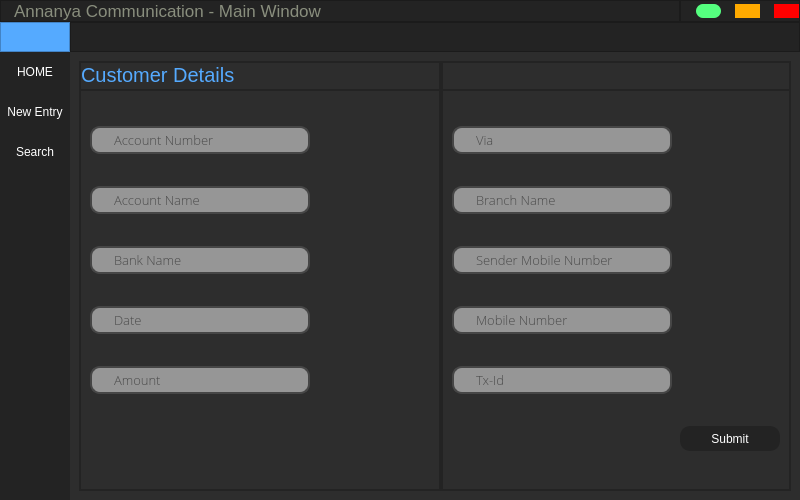
<?xml version="1.0" encoding="UTF-8"?>
<ui version="4.0">
 <class>Maincontent</class>
 <widget class="QMainWindow" name="Maincontent">
  <property name="geometry">
   <rect>
    <x>0</x>
    <y>0</y>
    <width>800</width>
    <height>500</height>
   </rect>
  </property>
  <property name="minimumSize">
   <size>
    <width>800</width>
    <height>500</height>
   </size>
  </property>
  <property name="windowTitle">
   <string>MainWindow</string>
  </property>
  <widget class="QWidget" name="centralwidget">
   <property name="styleSheet">
    <string notr="true">background-color: rgb(45, 45, 45);</string>
   </property>
   <layout class="QVBoxLayout" name="verticalLayout">
    <property name="spacing">
     <number>0</number>
    </property>
    <property name="leftMargin">
     <number>0</number>
    </property>
    <property name="topMargin">
     <number>0</number>
    </property>
    <property name="rightMargin">
     <number>0</number>
    </property>
    <property name="bottomMargin">
     <number>0</number>
    </property>
    <item>
     <widget class="QFrame" name="title_bar_frame">
      <property name="maximumSize">
       <size>
        <width>16777215</width>
        <height>30</height>
       </size>
      </property>
      <property name="styleSheet">
       <string notr="true">background-color: rgb(35, 35, 35);</string>
      </property>
      <property name="frameShape">
       <enum>QFrame::NoFrame</enum>
      </property>
      <property name="frameShadow">
       <enum>QFrame::Raised</enum>
      </property>
      <layout class="QHBoxLayout" name="horizontalLayout">
       <property name="spacing">
        <number>0</number>
       </property>
       <property name="leftMargin">
        <number>0</number>
       </property>
       <property name="topMargin">
        <number>0</number>
       </property>
       <property name="rightMargin">
        <number>0</number>
       </property>
       <property name="bottomMargin">
        <number>0</number>
       </property>
       <item>
        <widget class="QFrame" name="title_bar">
         <property name="frameShape">
          <enum>QFrame::StyledPanel</enum>
         </property>
         <property name="frameShadow">
          <enum>QFrame::Raised</enum>
         </property>
         <layout class="QHBoxLayout" name="horizontalLayout_2">
          <property name="spacing">
           <number>0</number>
          </property>
          <property name="leftMargin">
           <number>13</number>
          </property>
          <property name="topMargin">
           <number>0</number>
          </property>
          <property name="rightMargin">
           <number>0</number>
          </property>
          <property name="bottomMargin">
           <number>0</number>
          </property>
          <item>
           <widget class="QLabel" name="title">
            <property name="font">
             <font>
              <family>Segoe UI</family>
              <pointsize>13</pointsize>
             </font>
            </property>
            <property name="styleSheet">
             <string notr="true">color: rgb(137, 142, 125);</string>
            </property>
            <property name="text">
             <string>Annanya Communication - Main Window</string>
            </property>
            <property name="alignment">
             <set>Qt::AlignLeading|Qt::AlignLeft|Qt::AlignTop</set>
            </property>
           </widget>
          </item>
         </layout>
        </widget>
       </item>
       <item>
        <widget class="QFrame" name="frame_btns">
         <property name="enabled">
          <bool>true</bool>
         </property>
         <property name="maximumSize">
          <size>
           <width>120</width>
           <height>16777215</height>
          </size>
         </property>
         <property name="styleSheet">
          <string notr="true">background-color: rgb(35, 35, 35);</string>
         </property>
         <property name="frameShape">
          <enum>QFrame::StyledPanel</enum>
         </property>
         <property name="frameShadow">
          <enum>QFrame::Raised</enum>
         </property>
         <layout class="QGridLayout" name="gridLayout">
          <property name="leftMargin">
           <number>15</number>
          </property>
          <property name="topMargin">
           <number>0</number>
          </property>
          <property name="rightMargin">
           <number>0</number>
          </property>
          <property name="bottomMargin">
           <number>0</number>
          </property>
          <property name="horizontalSpacing">
           <number>14</number>
          </property>
          <property name="verticalSpacing">
           <number>0</number>
          </property>
          <item row="0" column="0">
           <widget class="QPushButton" name="minimise">
            <property name="styleSheet">
             <string notr="true">QPushButton{
	border:none;
	border-radius:7px;
	background-color: rgb(85, 255, 127);
}
QPushButton:hover{
	
	background-color: rgba(85, 255, 127, 150);
}</string>
            </property>
            <property name="text">
             <string/>
            </property>
            <property name="icon">
             <iconset resource="files/file.qrc">
              <normaloff>:/newPrefix/cil-window-minimize.png</normaloff>:/newPrefix/cil-window-minimize.png</iconset>
            </property>
           </widget>
          </item>
          <item row="0" column="1">
           <widget class="QPushButton" name="maximize">
            <property name="styleSheet">
             <string notr="true">QPushButton{
	border:none;
	border-radius:8px;
	background-color: rgb(255, 170, 0);
}
QPushButton:hover{
	background-color: rgba(255, 170, 0, 150);
}</string>
            </property>
            <property name="text">
             <string/>
            </property>
            <property name="icon">
             <iconset resource="files/file.qrc">
              <normaloff>:/newPrefix/cil-window-maximize.png</normaloff>:/newPrefix/cil-window-maximize.png</iconset>
            </property>
           </widget>
          </item>
          <item row="0" column="2">
           <widget class="QPushButton" name="close">
            <property name="styleSheet">
             <string notr="true">QPushButton{
	border:none;
	border-radius:8px;
	background-color: rgb(255, 0, 0);
}
QPushButton:hover{
	background-color: rgba(255, 0, 0, 150);
}</string>
            </property>
            <property name="text">
             <string/>
            </property>
            <property name="icon">
             <iconset resource="files/file.qrc">
              <normaloff>:/newPrefix/cil-x-circle.png</normaloff>:/newPrefix/cil-x-circle.png</iconset>
            </property>
           </widget>
          </item>
         </layout>
        </widget>
       </item>
      </layout>
     </widget>
    </item>
    <item>
     <widget class="QFrame" name="main_frame">
      <property name="font">
       <font>
        <family>Segoe UI</family>
        <pointsize>12</pointsize>
       </font>
      </property>
      <property name="frameShape">
       <enum>QFrame::NoFrame</enum>
      </property>
      <property name="frameShadow">
       <enum>QFrame::Raised</enum>
      </property>
      <layout class="QVBoxLayout" name="verticalLayout_2">
       <property name="spacing">
        <number>0</number>
       </property>
       <property name="leftMargin">
        <number>0</number>
       </property>
       <property name="topMargin">
        <number>0</number>
       </property>
       <property name="rightMargin">
        <number>0</number>
       </property>
       <property name="bottomMargin">
        <number>0</number>
       </property>
       <item>
        <widget class="QFrame" name="top_bar">
         <property name="maximumSize">
          <size>
           <width>16777215</width>
           <height>30</height>
          </size>
         </property>
         <property name="styleSheet">
          <string notr="true">background-color: rgb(35, 35, 35);</string>
         </property>
         <property name="frameShape">
          <enum>QFrame::NoFrame</enum>
         </property>
         <property name="frameShadow">
          <enum>QFrame::Raised</enum>
         </property>
         <layout class="QHBoxLayout" name="horizontalLayout_3">
          <property name="spacing">
           <number>0</number>
          </property>
          <property name="leftMargin">
           <number>0</number>
          </property>
          <property name="topMargin">
           <number>0</number>
          </property>
          <property name="rightMargin">
           <number>0</number>
          </property>
          <property name="bottomMargin">
           <number>0</number>
          </property>
          <item>
           <widget class="QFrame" name="frame_toggle">
            <property name="maximumSize">
             <size>
              <width>70</width>
              <height>30</height>
             </size>
            </property>
            <property name="styleSheet">
             <string notr="true">background-color: rgb(85, 170, 255);</string>
            </property>
            <property name="frameShape">
             <enum>QFrame::StyledPanel</enum>
            </property>
            <property name="frameShadow">
             <enum>QFrame::Raised</enum>
            </property>
            <layout class="QVBoxLayout" name="verticalLayout_3">
             <property name="spacing">
              <number>0</number>
             </property>
             <property name="leftMargin">
              <number>0</number>
             </property>
             <property name="topMargin">
              <number>0</number>
             </property>
             <property name="rightMargin">
              <number>0</number>
             </property>
             <property name="bottomMargin">
              <number>0</number>
             </property>
             <item>
              <widget class="QPushButton" name="btn_toggle">
               <property name="sizePolicy">
                <sizepolicy hsizetype="Expanding" vsizetype="Expanding">
                 <horstretch>0</horstretch>
                 <verstretch>0</verstretch>
                </sizepolicy>
               </property>
               <property name="styleSheet">
                <string notr="true">color: rgb(255, 255, 255);
border: 0px solid;</string>
               </property>
               <property name="text">
                <string/>
               </property>
               <property name="icon">
                <iconset resource="files/file.qrc">
                 <normaloff>:/newPrefix/cil-menu.png</normaloff>:/newPrefix/cil-menu.png</iconset>
               </property>
              </widget>
             </item>
            </layout>
           </widget>
          </item>
          <item>
           <widget class="QFrame" name="top_frame">
            <property name="frameShape">
             <enum>QFrame::StyledPanel</enum>
            </property>
            <property name="frameShadow">
             <enum>QFrame::Raised</enum>
            </property>
           </widget>
          </item>
         </layout>
        </widget>
       </item>
       <item>
        <widget class="QFrame" name="content">
         <property name="frameShape">
          <enum>QFrame::NoFrame</enum>
         </property>
         <property name="frameShadow">
          <enum>QFrame::Raised</enum>
         </property>
         <layout class="QHBoxLayout" name="horizontalLayout_4">
          <property name="spacing">
           <number>0</number>
          </property>
          <property name="leftMargin">
           <number>0</number>
          </property>
          <property name="topMargin">
           <number>0</number>
          </property>
          <property name="rightMargin">
           <number>0</number>
          </property>
          <property name="bottomMargin">
           <number>0</number>
          </property>
          <item>
           <widget class="QFrame" name="frame_left_menu">
            <property name="minimumSize">
             <size>
              <width>70</width>
              <height>0</height>
             </size>
            </property>
            <property name="maximumSize">
             <size>
              <width>70</width>
              <height>16777215</height>
             </size>
            </property>
            <property name="styleSheet">
             <string notr="true">background-color: rgb(35, 35, 35);</string>
            </property>
            <property name="frameShape">
             <enum>QFrame::NoFrame</enum>
            </property>
            <property name="frameShadow">
             <enum>QFrame::Raised</enum>
            </property>
            <layout class="QVBoxLayout" name="verticalLayout_4">
             <property name="leftMargin">
              <number>0</number>
             </property>
             <property name="topMargin">
              <number>0</number>
             </property>
             <property name="rightMargin">
              <number>0</number>
             </property>
             <property name="bottomMargin">
              <number>0</number>
             </property>
             <item alignment="Qt::AlignTop">
              <widget class="QFrame" name="frame_top_menus">
               <property name="frameShape">
                <enum>QFrame::NoFrame</enum>
               </property>
               <property name="frameShadow">
                <enum>QFrame::Raised</enum>
               </property>
               <layout class="QVBoxLayout" name="verticalLayout_5">
                <property name="spacing">
                 <number>0</number>
                </property>
                <property name="leftMargin">
                 <number>0</number>
                </property>
                <property name="topMargin">
                 <number>0</number>
                </property>
                <property name="rightMargin">
                 <number>0</number>
                </property>
                <property name="bottomMargin">
                 <number>0</number>
                </property>
                <item>
                 <widget class="QPushButton" name="btn_home">
                  <property name="minimumSize">
                   <size>
                    <width>0</width>
                    <height>40</height>
                   </size>
                  </property>
                  <property name="styleSheet">
                   <string notr="true">QPushButton{
	color :rgb(255, 255, 255);
	background-color: rgb(35, 35, 35);
	border: 0px solid;
}
QPushButton:hover{
	background-color: rgb(85, 170, 255);
}</string>
                  </property>
                  <property name="text">
                   <string>HOME</string>
                  </property>
                 </widget>
                </item>
                <item>
                 <widget class="QPushButton" name="btn_new_entry">
                  <property name="minimumSize">
                   <size>
                    <width>0</width>
                    <height>40</height>
                   </size>
                  </property>
                  <property name="styleSheet">
                   <string notr="true">QPushButton{
	color :rgb(255, 255, 255);
	background-color: rgb(35, 35, 35);
	border: 0px solid;
}
QPushButton:hover{
	background-color: rgb(85, 170, 255);
}</string>
                  </property>
                  <property name="text">
                   <string>New Entry</string>
                  </property>
                 </widget>
                </item>
                <item>
                 <widget class="QPushButton" name="btn_Search">
                  <property name="minimumSize">
                   <size>
                    <width>0</width>
                    <height>40</height>
                   </size>
                  </property>
                  <property name="styleSheet">
                   <string notr="true">QPushButton{
	color :rgb(255, 255, 255);
	background-color: rgb(35, 35, 35);
	border: 0px solid;
}
QPushButton:hover{
	background-color: rgb(85, 170, 255);
}</string>
                  </property>
                  <property name="text">
                   <string>Search</string>
                  </property>
                 </widget>
                </item>
               </layout>
              </widget>
             </item>
            </layout>
           </widget>
          </item>
          <item>
           <widget class="QFrame" name="frame_pages">
            <property name="frameShape">
             <enum>QFrame::NoFrame</enum>
            </property>
            <property name="frameShadow">
             <enum>QFrame::Raised</enum>
            </property>
            <layout class="QVBoxLayout" name="verticalLayout_6">
             <item>
              <widget class="QStackedWidget" name="pages_widget">
               <property name="currentIndex">
                <number>2</number>
               </property>
               <widget class="QWidget" name="home_page">
                <layout class="QVBoxLayout" name="verticalLayout_7">
                 <item>
                  <widget class="QLabel" name="label">
                   <property name="font">
                    <font>
                     <pointsize>40</pointsize>
                    </font>
                   </property>
                   <property name="styleSheet">
                    <string notr="true">color: rgb(255, 255, 255);</string>
                   </property>
                   <property name="text">
                    <string>HOME PAGE</string>
                   </property>
                   <property name="alignment">
                    <set>Qt::AlignCenter</set>
                   </property>
                  </widget>
                 </item>
                </layout>
               </widget>
               <widget class="QWidget" name="search_page">
                <layout class="QVBoxLayout" name="verticalLayout_9">
                 <item>
                  <widget class="QLabel" name="label_3">
                   <property name="font">
                    <font>
                     <pointsize>40</pointsize>
                    </font>
                   </property>
                   <property name="styleSheet">
                    <string notr="true">color: rgb(255, 255, 255);</string>
                   </property>
                   <property name="text">
                    <string>Search</string>
                   </property>
                   <property name="alignment">
                    <set>Qt::AlignCenter</set>
                   </property>
                  </widget>
                 </item>
                </layout>
               </widget>
               <widget class="QWidget" name="new_entry_page">
                <layout class="QHBoxLayout" name="horizontalLayout_5">
                 <property name="spacing">
                  <number>0</number>
                 </property>
                 <property name="leftMargin">
                  <number>0</number>
                 </property>
                 <property name="topMargin">
                  <number>0</number>
                 </property>
                 <property name="rightMargin">
                  <number>0</number>
                 </property>
                 <property name="bottomMargin">
                  <number>0</number>
                 </property>
                 <item>
                  <widget class="QFrame" name="frame">
                   <property name="frameShape">
                    <enum>QFrame::StyledPanel</enum>
                   </property>
                   <property name="frameShadow">
                    <enum>QFrame::Raised</enum>
                   </property>
                   <layout class="QVBoxLayout" name="verticalLayout_8">
                    <property name="spacing">
                     <number>0</number>
                    </property>
                    <property name="leftMargin">
                     <number>0</number>
                    </property>
                    <property name="topMargin">
                     <number>0</number>
                    </property>
                    <property name="rightMargin">
                     <number>0</number>
                    </property>
                    <property name="bottomMargin">
                     <number>0</number>
                    </property>
                    <item>
                     <widget class="QFrame" name="frame_3">
                      <property name="maximumSize">
                       <size>
                        <width>16777215</width>
                        <height>28</height>
                       </size>
                      </property>
                      <property name="frameShape">
                       <enum>QFrame::StyledPanel</enum>
                      </property>
                      <property name="frameShadow">
                       <enum>QFrame::Raised</enum>
                      </property>
                      <layout class="QVBoxLayout" name="verticalLayout_12">
                       <property name="spacing">
                        <number>0</number>
                       </property>
                       <property name="leftMargin">
                        <number>0</number>
                       </property>
                       <property name="topMargin">
                        <number>0</number>
                       </property>
                       <property name="rightMargin">
                        <number>0</number>
                       </property>
                       <property name="bottomMargin">
                        <number>0</number>
                       </property>
                       <item>
                        <widget class="QLabel" name="title_2">
                         <property name="font">
                          <font>
                           <family>Segoe UI</family>
                           <pointsize>15</pointsize>
                          </font>
                         </property>
                         <property name="styleSheet">
                          <string notr="true">color: rgb(85, 170, 255);</string>
                         </property>
                         <property name="text">
                          <string>Customer Details</string>
                         </property>
                         <property name="alignment">
                          <set>Qt::AlignLeading|Qt::AlignLeft|Qt::AlignTop</set>
                         </property>
                        </widget>
                       </item>
                      </layout>
                     </widget>
                    </item>
                    <item>
                     <widget class="QFrame" name="frame_4">
                      <property name="frameShape">
                       <enum>QFrame::StyledPanel</enum>
                      </property>
                      <property name="frameShadow">
                       <enum>QFrame::Raised</enum>
                      </property>
                      <layout class="QVBoxLayout" name="verticalLayout_10">
                       <item>
                        <widget class="QLineEdit" name="username">
                         <property name="minimumSize">
                          <size>
                           <width>0</width>
                           <height>0</height>
                          </size>
                         </property>
                         <property name="maximumSize">
                          <size>
                           <width>220</width>
                           <height>28</height>
                          </size>
                         </property>
                         <property name="font">
                          <font>
                           <family>Open Sans Light</family>
                           <pointsize>10</pointsize>
                          </font>
                         </property>
                         <property name="styleSheet">
                          <string notr="true">QLineEdit{
	border:2px solid rgb(70, 70, 70);
	border-radius:10px;
	padding-left:20px;
	padding-right:20px;
	background-color: rgb(150, 150, 150);
}
QLineEdit:hover{
	border:2px solid rgb(85, 170, 255);
}
QLineEdit:focus{
	border:2px solid rgb(85, 170, 255);
	background-color: rgb(150, 150, 150);
}</string>
                         </property>
                         <property name="inputMask">
                          <string/>
                         </property>
                         <property name="placeholderText">
                          <string>Account Number</string>
                         </property>
                        </widget>
                       </item>
                       <item>
                        <widget class="QLineEdit" name="username_2">
                         <property name="maximumSize">
                          <size>
                           <width>220</width>
                           <height>28</height>
                          </size>
                         </property>
                         <property name="font">
                          <font>
                           <family>Open Sans Light</family>
                           <pointsize>10</pointsize>
                          </font>
                         </property>
                         <property name="styleSheet">
                          <string notr="true">QLineEdit{
	border:2px solid rgb(70, 70, 70);
	border-radius:10px;
	padding-left:20px;
	padding-right:20px;
	background-color: rgb(150, 150, 150);
}
QLineEdit:hover{
	border:2px solid rgb(85, 170, 255);
}
QLineEdit:focus{
	border:2px solid rgb(85, 170, 255);
	background-color: rgb(150, 150, 150);
}</string>
                         </property>
                         <property name="inputMask">
                          <string/>
                         </property>
                         <property name="placeholderText">
                          <string>Account Name</string>
                         </property>
                        </widget>
                       </item>
                       <item>
                        <widget class="QLineEdit" name="username_3">
                         <property name="maximumSize">
                          <size>
                           <width>220</width>
                           <height>28</height>
                          </size>
                         </property>
                         <property name="font">
                          <font>
                           <family>Open Sans Light</family>
                           <pointsize>10</pointsize>
                          </font>
                         </property>
                         <property name="styleSheet">
                          <string notr="true">QLineEdit{
	border:2px solid rgb(70, 70, 70);
	border-radius:10px;
	padding-left:20px;
	padding-right:20px;
	background-color: rgb(150, 150, 150);
}
QLineEdit:hover{
	border:2px solid rgb(85, 170, 255);
}
QLineEdit:focus{
	border:2px solid rgb(85, 170, 255);
	background-color: rgb(150, 150, 150);
}</string>
                         </property>
                         <property name="inputMask">
                          <string/>
                         </property>
                         <property name="placeholderText">
                          <string>Bank Name</string>
                         </property>
                        </widget>
                       </item>
                       <item>
                        <widget class="QLineEdit" name="username_4">
                         <property name="maximumSize">
                          <size>
                           <width>220</width>
                           <height>28</height>
                          </size>
                         </property>
                         <property name="font">
                          <font>
                           <family>Open Sans Light</family>
                           <pointsize>10</pointsize>
                          </font>
                         </property>
                         <property name="styleSheet">
                          <string notr="true">QLineEdit{
	border:2px solid rgb(70, 70, 70);
	border-radius:10px;
	padding-left:20px;
	padding-right:20px;
	background-color: rgb(150, 150, 150);
}
QLineEdit:hover{
	border:2px solid rgb(85, 170, 255);
}
QLineEdit:focus{
	border:2px solid rgb(85, 170, 255);
	background-color: rgb(150, 150, 150);
}</string>
                         </property>
                         <property name="inputMask">
                          <string/>
                         </property>
                         <property name="placeholderText">
                          <string>Date</string>
                         </property>
                        </widget>
                       </item>
                       <item>
                        <widget class="QLineEdit" name="username_5">
                         <property name="maximumSize">
                          <size>
                           <width>220</width>
                           <height>28</height>
                          </size>
                         </property>
                         <property name="font">
                          <font>
                           <family>Open Sans Light</family>
                           <pointsize>10</pointsize>
                          </font>
                         </property>
                         <property name="styleSheet">
                          <string notr="true">QLineEdit{
	border:2px solid rgb(70, 70, 70);
	border-radius:10px;
	padding-left:20px;
	padding-right:20px;
	background-color: rgb(150, 150, 150);
}
QLineEdit:hover{
	border:2px solid rgb(85, 170, 255);
}
QLineEdit:focus{
	border:2px solid rgb(85, 170, 255);
	background-color: rgb(150, 150, 150);
}</string>
                         </property>
                         <property name="inputMask">
                          <string/>
                         </property>
                         <property name="placeholderText">
                          <string>Amount</string>
                         </property>
                        </widget>
                       </item>
                       <item>
                        <widget class="QFrame" name="frame_7">
                         <property name="enabled">
                          <bool>true</bool>
                         </property>
                         <property name="maximumSize">
                          <size>
                           <width>100</width>
                           <height>25</height>
                          </size>
                         </property>
                         <property name="layoutDirection">
                          <enum>Qt::RightToLeft</enum>
                         </property>
                         <property name="frameShape">
                          <enum>QFrame::NoFrame</enum>
                         </property>
                         <property name="frameShadow">
                          <enum>QFrame::Raised</enum>
                         </property>
                        </widget>
                       </item>
                      </layout>
                     </widget>
                    </item>
                   </layout>
                  </widget>
                 </item>
                 <item alignment="Qt::AlignHCenter">
                  <widget class="QFrame" name="frame_2">
                   <property name="minimumSize">
                    <size>
                     <width>350</width>
                     <height>0</height>
                    </size>
                   </property>
                   <property name="frameShape">
                    <enum>QFrame::StyledPanel</enum>
                   </property>
                   <property name="frameShadow">
                    <enum>QFrame::Raised</enum>
                   </property>
                   <layout class="QVBoxLayout" name="verticalLayout_11">
                    <property name="spacing">
                     <number>0</number>
                    </property>
                    <property name="leftMargin">
                     <number>0</number>
                    </property>
                    <property name="topMargin">
                     <number>0</number>
                    </property>
                    <property name="rightMargin">
                     <number>0</number>
                    </property>
                    <property name="bottomMargin">
                     <number>0</number>
                    </property>
                    <item>
                     <widget class="QFrame" name="frame_6">
                      <property name="maximumSize">
                       <size>
                        <width>16777215</width>
                        <height>28</height>
                       </size>
                      </property>
                      <property name="frameShape">
                       <enum>QFrame::StyledPanel</enum>
                      </property>
                      <property name="frameShadow">
                       <enum>QFrame::Raised</enum>
                      </property>
                     </widget>
                    </item>
                    <item>
                     <widget class="QFrame" name="frame_5">
                      <property name="frameShape">
                       <enum>QFrame::StyledPanel</enum>
                      </property>
                      <property name="frameShadow">
                       <enum>QFrame::Raised</enum>
                      </property>
                      <layout class="QVBoxLayout" name="verticalLayout_13">
                       <item>
                        <widget class="QLineEdit" name="username_8">
                         <property name="maximumSize">
                          <size>
                           <width>220</width>
                           <height>28</height>
                          </size>
                         </property>
                         <property name="font">
                          <font>
                           <family>Open Sans Light</family>
                           <pointsize>10</pointsize>
                          </font>
                         </property>
                         <property name="styleSheet">
                          <string notr="true">QLineEdit{
	border:2px solid rgb(70, 70, 70);
	border-radius:10px;
	padding-left:20px;
	padding-right:20px;
	background-color: rgb(150, 150, 150);
}
QLineEdit:hover{
	border:2px solid rgb(85, 170, 255);
}
QLineEdit:focus{
	border:2px solid rgb(85, 170, 255);
	background-color: rgb(150, 150, 150);
}</string>
                         </property>
                         <property name="inputMask">
                          <string/>
                         </property>
                         <property name="placeholderText">
                          <string>Via</string>
                         </property>
                        </widget>
                       </item>
                       <item>
                        <widget class="QLineEdit" name="username_7">
                         <property name="maximumSize">
                          <size>
                           <width>220</width>
                           <height>28</height>
                          </size>
                         </property>
                         <property name="font">
                          <font>
                           <family>Open Sans Light</family>
                           <pointsize>10</pointsize>
                          </font>
                         </property>
                         <property name="styleSheet">
                          <string notr="true">QLineEdit{
	border:2px solid rgb(70, 70, 70);
	border-radius:10px;
	padding-left:20px;
	padding-right:20px;
	background-color: rgb(150, 150, 150);
}
QLineEdit:hover{
	border:2px solid rgb(85, 170, 255);
}
QLineEdit:focus{
	border:2px solid rgb(85, 170, 255);
	background-color: rgb(150, 150, 150);
}</string>
                         </property>
                         <property name="inputMask">
                          <string/>
                         </property>
                         <property name="placeholderText">
                          <string>Branch Name</string>
                         </property>
                        </widget>
                       </item>
                       <item>
                        <widget class="QLineEdit" name="username_9">
                         <property name="maximumSize">
                          <size>
                           <width>220</width>
                           <height>28</height>
                          </size>
                         </property>
                         <property name="font">
                          <font>
                           <family>Open Sans Light</family>
                           <pointsize>10</pointsize>
                          </font>
                         </property>
                         <property name="styleSheet">
                          <string notr="true">QLineEdit{
	border:2px solid rgb(70, 70, 70);
	border-radius:10px;
	padding-left:20px;
	padding-right:20px;
	background-color: rgb(150, 150, 150);
}
QLineEdit:hover{
	border:2px solid rgb(85, 170, 255);
}
QLineEdit:focus{
	border:2px solid rgb(85, 170, 255);
	background-color: rgb(150, 150, 150);
}</string>
                         </property>
                         <property name="inputMask">
                          <string/>
                         </property>
                         <property name="placeholderText">
                          <string>Sender Mobile Number</string>
                         </property>
                        </widget>
                       </item>
                       <item>
                        <widget class="QLineEdit" name="username_6">
                         <property name="maximumSize">
                          <size>
                           <width>220</width>
                           <height>28</height>
                          </size>
                         </property>
                         <property name="font">
                          <font>
                           <family>Open Sans Light</family>
                           <pointsize>10</pointsize>
                          </font>
                         </property>
                         <property name="styleSheet">
                          <string notr="true">QLineEdit{
	border:2px solid rgb(70, 70, 70);
	border-radius:10px;
	padding-left:20px;
	padding-right:20px;
	background-color: rgb(150, 150, 150);
}
QLineEdit:hover{
	border:2px solid rgb(85, 170, 255);
}
QLineEdit:focus{
	border:2px solid rgb(85, 170, 255);
	background-color: rgb(150, 150, 150);
}</string>
                         </property>
                         <property name="inputMask">
                          <string/>
                         </property>
                         <property name="placeholderText">
                          <string>Mobile Number</string>
                         </property>
                        </widget>
                       </item>
                       <item>
                        <widget class="QLineEdit" name="username_10">
                         <property name="maximumSize">
                          <size>
                           <width>220</width>
                           <height>28</height>
                          </size>
                         </property>
                         <property name="font">
                          <font>
                           <family>Open Sans Light</family>
                           <pointsize>10</pointsize>
                          </font>
                         </property>
                         <property name="styleSheet">
                          <string notr="true">QLineEdit{
	border:2px solid rgb(70, 70, 70);
	border-radius:10px;
	padding-left:20px;
	padding-right:20px;
	background-color: rgb(150, 150, 150);
}
QLineEdit:hover{
	border:2px solid rgb(85, 170, 255);
}
QLineEdit:focus{
	border:2px solid rgb(85, 170, 255);
	background-color: rgb(150, 150, 150);
}</string>
                         </property>
                         <property name="inputMask">
                          <string/>
                         </property>
                         <property name="placeholderText">
                          <string>Tx-Id</string>
                         </property>
                        </widget>
                       </item>
                       <item>
                        <widget class="QPushButton" name="pushButton">
                         <property name="enabled">
                          <bool>true</bool>
                         </property>
                         <property name="maximumSize">
                          <size>
                           <width>100</width>
                           <height>25</height>
                          </size>
                         </property>
                         <property name="font">
                          <font>
                           <family>Segoe UI</family>
                           <pointsize>9</pointsize>
                          </font>
                         </property>
                         <property name="layoutDirection">
                          <enum>Qt::RightToLeft</enum>
                         </property>
                         <property name="styleSheet">
                          <string notr="true">QPushButton{
	color :rgb(255, 255, 255);
	background-color: rgb(35, 35, 35);
	border: 0px solid;
	border-radius:10px;
}
QPushButton:hover{
	background-color: rgb(85, 170, 255);
}</string>
                         </property>
                         <property name="text">
                          <string>Submit</string>
                         </property>
                        </widget>
                       </item>
                      </layout>
                     </widget>
                    </item>
                   </layout>
                  </widget>
                 </item>
                </layout>
               </widget>
              </widget>
             </item>
            </layout>
           </widget>
          </item>
         </layout>
        </widget>
       </item>
      </layout>
     </widget>
    </item>
   </layout>
  </widget>
 </widget>
 <resources>
  <include location="files/file.qrc"/>
 </resources>
 <connections/>
</ui>
